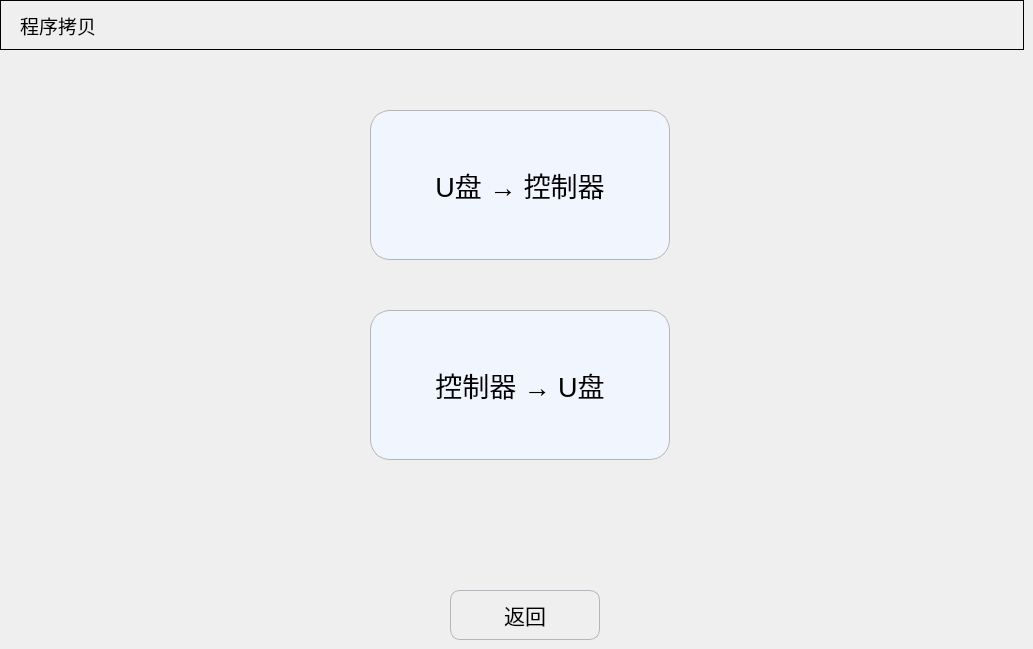
   <widget class="QWidget" name="page_2">
    <widget class="QPushButton" name="Btn_copySelBack">
     <property name="geometry">
      <rect>
       <x>450</x>
       <y>590</y>
       <width>150</width>
       <height>50</height>
      </rect>
     </property>
     <property name="minimumSize">
      <size>
       <width>150</width>
       <height>50</height>
      </size>
     </property>
     <property name="maximumSize">
      <size>
       <width>150</width>
       <height>50</height>
      </size>
     </property>
     <property name="font">
      <font>
       <pointsize>16</pointsize>
      </font>
     </property>
     <property name="styleSheet">
      <string notr="true">QPushButton
{
    border-style:solid; /*边框风格*/
    border-width:1px;/*边框宽度*/
    border-color:#B4B6BC; /*边框颜色*/
    border-radius:10px; /*边框倒角*/
}
QPushButton:pressed
{
    border-style:outset; /*边框风格*/
    background-color:qlineargradient(x1: 0, y1: 0, x2: 0, y2: 1, stop:0 #00befa, stop: 1 #0160ea);/*背景色*/
    border-width:1px;/*边框宽度*/
    border-color:#0055ff; /*边框颜色*/
    border-radius:10px; /*边框倒角*/
}</string>
     </property>
     <property name="text">
      <string>返回</string>
     </property>
     <property name="icon">
      <iconset resource="../resource.qrc">
       <normaloff>:/SetPage/setpage_images/back.png</normaloff>:/SetPage/setpage_images/back.png</iconset>
     </property>
     <property name="iconSize">
      <size>
       <width>40</width>
       <height>40</height>
      </size>
     </property>
    </widget>
    <widget class="QGroupBox" name="groupBox_4">
     <property name="geometry">
      <rect>
       <x>0</x>
       <y>0</y>
       <width>1024</width>
       <height>50</height>
      </rect>
     </property>
     <property name="minimumSize">
      <size>
       <width>1024</width>
       <height>50</height>
      </size>
     </property>
     <property name="maximumSize">
      <size>
       <width>1024</width>
       <height>50</height>
      </size>
     </property>
     <property name="styleSheet">
      <string notr="true">QGroupBox{
	border:  1px solid black;
}</string>
     </property>
     <property name="title">
      <string/>
     </property>
     <widget class="QLabel" name="label_copyName">
      <property name="geometry">
       <rect>
        <x>20</x>
        <y>10</y>
        <width>151</width>
        <height>31</height>
       </rect>
      </property>
      <property name="font">
       <font>
        <pointsize>14</pointsize>
       </font>
      </property>
      <property name="text">
       <string>程序拷贝</string>
      </property>
     </widget>
    </widget>
    <widget class="QPushButton" name="Btn_CtoU">
     <property name="geometry">
      <rect>
       <x>370</x>
       <y>310</y>
       <width>300</width>
       <height>150</height>
      </rect>
     </property>
     <property name="minimumSize">
      <size>
       <width>300</width>
       <height>150</height>
      </size>
     </property>
     <property name="maximumSize">
      <size>
       <width>300</width>
       <height>150</height>
      </size>
     </property>
     <property name="font">
      <font>
       <pointsize>20</pointsize>
      </font>
     </property>
     <property name="styleSheet">
      <string notr="true">QPushButton
{
    background-color:#F1F5FE;
    border-style:solid; /*边框风格*/
    border-width:1px;/*边框宽度*/
    border-color:#B4B6BC; /*边框颜色*/
    border-radius:20px; /*边框倒角*/
}
QPushButton:pressed
{
    border-style:outset; /*边框风格*/
    background-color:qlineargradient(x1: 0, y1: 0, x2: 0, y2: 1, stop:0 #00befa, stop: 1 #0160ea);/*背景色*/
    border-width:1px;/*边框宽度*/
    border-color:#0055ff; /*边框颜色*/
    border-radius:20px; /*边框倒角*/
}</string>
     </property>
     <property name="text">
      <string>控制器 → U盘</string>
     </property>
     <property name="iconSize">
      <size>
       <width>40</width>
       <height>40</height>
      </size>
     </property>
    </widget>
    <widget class="QPushButton" name="Btn_UtoC">
     <property name="geometry">
      <rect>
       <x>370</x>
       <y>110</y>
       <width>300</width>
       <height>150</height>
      </rect>
     </property>
     <property name="minimumSize">
      <size>
       <width>300</width>
       <height>150</height>
      </size>
     </property>
     <property name="maximumSize">
      <size>
       <width>300</width>
       <height>150</height>
      </size>
     </property>
     <property name="font">
      <font>
       <pointsize>20</pointsize>
      </font>
     </property>
     <property name="styleSheet">
      <string notr="true">QPushButton
{
    background-color:#F1F5FE;
    border-style:solid; /*边框风格*/
    border-width:1px;/*边框宽度*/
    border-color:#B4B6BC; /*边框颜色*/
    border-radius:20px; /*边框倒角*/
}
QPushButton:pressed
{
    border-style:outset; /*边框风格*/
    background-color:qlineargradient(x1: 0, y1: 0, x2: 0, y2: 1, stop:0 #00befa, stop: 1 #0160ea);/*背景色*/
    border-width:1px;/*边框宽度*/
    border-color:#0055ff; /*边框颜色*/
    border-radius:20px; /*边框倒角*/
}</string>
     </property>
     <property name="text">
      <string>U盘 → 控制器</string>
     </property>
     <property name="iconSize">
      <size>
       <width>40</width>
       <height>40</height>
      </size>
     </property>
    </widget>
   </widget>
